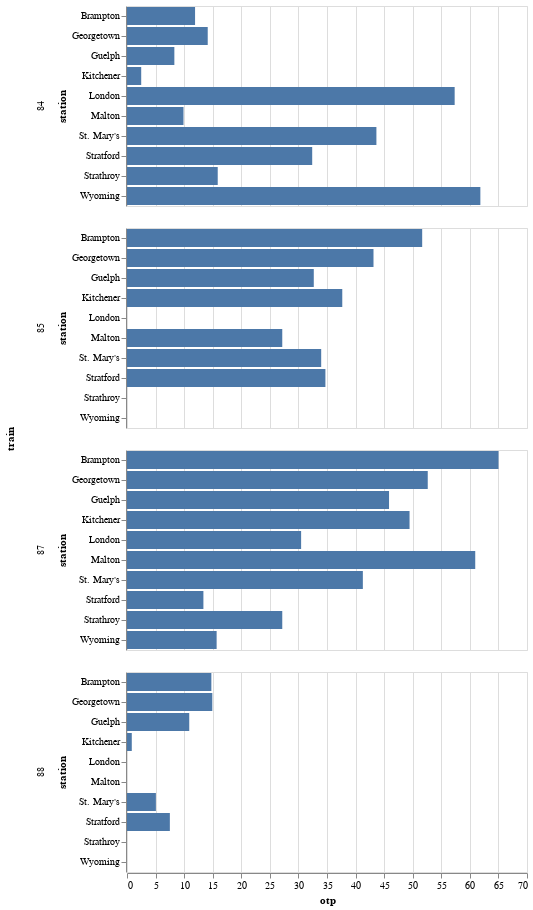

Notebook cell for this chart:
### Markdown cell above
## Chart Objects
First, let's start with an introduction to Altair's `Chart` object. The `Chart` class holds the basis for creating a chart, and takes a Pandas dataframe as a data source. From there, we can mark

### Code cell
alt.Chart(otp).mark_bar().encode(
    x='otp:Q',
    y='station:N',
    row='train:N'
)

### Figure 1 — Vega-Lite specification as saved in the notebook (floating-point values rounded to 4 significant figures)
{"config": {"view": {"continuousWidth": 400, "continuousHeight": 300}}, "data": {"name": "data-dcf4dbfbe37782496b57bd76a958d241"}, "mark": "bar", "encoding": {"row": {"type": "nominal", "field": "train"}, "x": {"type": "quantitative", "field": "otp"}, "y": {"type": "nominal", "field": "station"}}, "$schema": "https://vega.github.io/schema/vega-lite/v4.8.1.json", "datasets": {"data-dcf4dbfbe37782496b57bd76a958d241": [{"train": 84, "station": "Brampton", "on_times": 43, "all": 361, "otp": 11.91}, {"train": 84, "station": "Georgetown", "on_times": 51, "all": 361, "otp": 14.13}, {"train": 84, "station": "Guelph", "on_times": 30, "all": 362, "otp": 8.287}, {"train": 84, "station": "Kitchener", "on_times": 9, "all": 362, "otp": 2.486}, {"train": 84, "station": "London", "on_times": 207, "all": 361, "otp": 57.34}, {"train": 84, "station": "Malton", "on_times": 35, "all": 354, "otp": 9.887}, {"train": 84, "station": "St. Mary's", "on_times": 158, "all": 362, "otp": 43.65}, {"train": 84, "station": "Stratford", "on_times": 117, "all": 361, "otp": 32.41}, {"train": 84, "station": "Strathroy", "on_times": 57, "all": 359, "otp": 15.88}, {"train": 84, "station": "Wyoming", "on_times": 222, "all": 359, "otp": 61.84}, {"train": 85, "station": "Brampton", "on_times": 187, "all": 362, "otp": 51.66}, {"train": 85, "station": "Georgetown", "on_times": 154, "all": 357, "otp": 43.14}, {"train": 85, "station": "Guelph", "on_times": 118, "all": 361, "otp": 32.69}, {"train": 85, "station": "Kitchener", "on_times": 136, "all": 361, "otp": 37.67}, {"train": 85, "station": "Malton", "on_times": 97, "all": 357, "otp": 27.17}, {"train": 85, "station": "St. Mary's", "on_times": 122, "all": 359, "otp": 33.98}, {"train": 85, "station": "Stratford", "on_times": 125, "all": 360, "otp": 34.72}, {"train": 87, "station": "Brampton", "on_times": 236, "all": 363, "otp": 65.01}, {"train": 87, "station": "Georgetown", "on_times": 190, "all": 361, "otp": 52.63}, {"train": 87, "station": "Guelph", "on_times": 166, "all": 362, "otp": 45.86}, {"train": 87, "station": "Kitchener", "on_times": 179, "all": 362, "otp": 49.45}, {"train": 87, "station": "London", "on_times": 110, "all": 361, "otp": 30.47}, {"train": 87, "station": "Malton", "on_times": 220, "all": 361, "otp": 60.94}, {"train": 87, "station": "St. Mary's", "on_times": 149, "all": 361, "otp": 41.27}, {"train": 87, "station": "Stratford", "on_times": 48, "all": 359, "otp": 13.37}, {"train": 87, "station": "Strathroy", "on_times": 97, "all": 357, "otp": 27.17}, {"train": 87, "station": "Wyoming", "on_times": 56, "all": 357, "otp": 15.69}, {"train": 88, "station": "Brampton", "on_times": 53, "all": 359, "otp": 14.76}, {"train": 88, "station": "Georgetown", "on_times": 53, "all": 355, "otp": 14.93}, {"train": 88, "station": "Guelph", "on_times": 39, "all": 358, "otp": 10.89}, {"train": 88, "station": "Kitchener", "on_times": 3, "all": 359, "otp": 0.8357}, {"train": 88, "station": "St. Mary's", "on_times": 18, "all": 356, "otp": 5.056}, {"train": 88, "station": "Stratford", "on_times": 27, "all": 360, "otp": 7.5}]}}
